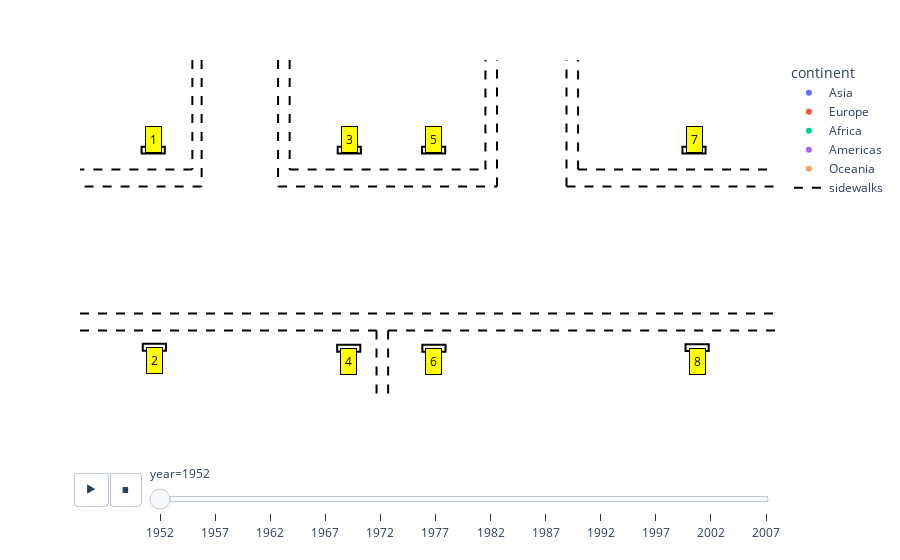

Source (notebook cell):
### Code cell
df = px.data.gapminder()
plt = px.scatter(df, x="gdpPercap", y="lifeExp", animation_frame="year", animation_group="country",
                 color="continent", hover_name="country",
                 range_x=[0, 15000], range_y=[5000,10000])

plt.update_layout({
    'autosize': True,
    'plot_bgcolor': 'rgba(255, 255, 255, 100)',  # Makes plot background transparent
    'paper_bgcolor': 'rgba(255, 255, 255, 100)', # Makes the entire figure background transparent
    'xaxis': {'showgrid': False},        # Hides the x-axis grid lines
    'yaxis': {'showgrid': False}         # Hides the y-axis grid lines
})
plt.update_xaxes(title_text='', showticklabels=False, visible=False)  # Hides the entire x-axis
plt.update_yaxes(title_text='', showticklabels=False, visible=False)  # Hides the entire y-axis


# Function to add a line to the Plotly figure
def add_sidewalk(fig, x0, y0, x1, y1, showlegend):
    fig.add_shape(type='line',
                  x0=x0, y0=y0, x1=x1, y1=y1,
                  line=dict(color='black', width=2, dash='dash'),
                  name='sidewalks',
                  legendgroup='sidewalks',  # this groups legend entries together
                  showlegend=showlegend)
    return fig


# Adding lines to the figure
for i, (key, v) in enumerate(sidewalks.items()):
    showlegend = True if i == 0 else False
    plt = add_sidewalk(plt, *v, showlegend=showlegend)


def draw_rectangle(fig, center, lx, ly, label):
    cx, cy = center
    x0 = cx - lx / 2
    y0 = cy - ly / 2
    x1 = x0 + lx
    y1 = y0 + ly
    
    # Add rectangle shape
    fig.add_shape(type="rect",
                  x0=x0, y0=y0, x1=x1, y1=y1,
                  line=dict(color="black", width=2),
                  fillcolor="rgba(0,0,0,0)",
                  name=str(label))
    
    # Determine text offset based on the y-coordinate
    dy = -200 if cy <= 8000 else 150
    
    # Add text annotation
    fig.add_annotation(x=cx, y=cy + dy, text=str(label),
                       showarrow=False,
                       bgcolor='yellow',
                       bordercolor='black',
                       borderpad=4,
                       font=dict(color='black'))

    return fig

for k, v in stations.items():
    plt = draw_rectangle(plt, v, 500, 100, k)

plt.show()

### Figure 1 — Plotly figure (JSON) as saved in the notebook; plotly's stock layout.template omitted (floating-point values rounded to 4 significant figures)
{"data": [{"hovertemplate": "<b>%{hovertext}</b><br><br>continent=Asia<br>year=1952<br>gdpPercap=%{x}<br>lifeExp=%{y}<extra></extra>", "hovertext": ["Afghanistan", "Bahrain", "Bangladesh", "Cambodia", "China", "Hong Kong, China", "India", "Indonesia", "Iran", "Iraq", "Israel", "Japan", "Jordan", "Korea, Dem. Rep.", "Korea, Rep.", "Kuwait", "Lebanon", "Malaysia", "Mongolia", "Myanmar", "Nepal", "Oman", "Pakistan", "Philippines", "Saudi Arabia", "Singapore", "Sri Lanka", "Syria", "Taiwan", "Thailand", "Vietnam", "West Bank and Gaza", "Yemen, Rep."], "ids": ["Afghanistan", "Bahrain", "Bangladesh", "Cambodia", "China", "Hong Kong, China", "India", "Indonesia", "Iran", "Iraq", "Israel", "Japan", "Jordan", "Korea, Dem. Rep.", "Korea, Rep.", "Kuwait", "Lebanon", "Malaysia", "Mongolia", "Myanmar", "Nepal", "Oman", "Pakistan", "Philippines", "Saudi Arabia", "Singapore", "Sri Lanka", "Syria", "Taiwan", "Thailand", "Vietnam", "West Bank and Gaza", "Yemen, Rep."], "legendgroup": "Asia", "marker": {"color": "#636efa", "symbol": "circle"}, "mode": "markers", "name": "Asia", "orientation": "v", "showlegend": true, "type": "scatter", "x": [779.4, 9867.0, 684.2, 368.5, 400.4, 3054.0, 546.6, 749.7, 3035.0, 4130.0, 4087.0, 3217.0, 1547.0, 1088.0, 1031.0, 108400.0, 4835.0, 1831.0, 786.6, 331, 545.9, 1828.0, 684.6, 1273.0, 6460.0, 2315.0, 1084.0, 1643.0, 1207.0, 757.8, 605.1, 1516.0, 781.7], "xaxis": "x", "y": [28.8, 50.94, 37.48, 39.42, 44, 60.96, 37.37, 37.47, 44.87, 45.32, 65.39, 63.03, 43.16, 50.06, 47.45, 55.56, 55.93, 48.46, 42.24, 36.32, 36.16, 37.58, 43.44, 47.75, 39.88, 60.4, 57.59, 45.88, 58.5, 50.85, 40.41, 43.16, 32.55], "yaxis": "y"}, {"hovertemplate": "<b>%{hovertext}</b><br><br>continent=Europe<br>year=1952<br>gdpPercap=%{x}<br>lifeExp=%{y}<extra></extra>", "hovertext": ["Albania", "Austria", "Belgium", "Bosnia and Herzegovina", "Bulgaria", "Croatia", "Czech Republic", "Denmark", "Finland", "France", "Germany", "Greece", "Hungary", "Iceland", "Ireland", "Italy", "Montenegro", "Netherlands", "Norway", "Poland", "Portugal", "Romania", "Serbia", "Slovak Republic", "Slovenia", "Spain", "Sweden", "Switzerland", "Turkey", "United Kingdom"], "ids": ["Albania", "Austria", "Belgium", "Bosnia and Herzegovina", "Bulgaria", "Croatia", "Czech Republic", "Denmark", "Finland", "France", "Germany", "Greece", "Hungary", "Iceland", "Ireland", "Italy", "Montenegro", "Netherlands", "Norway", "Poland", "Portugal", "Romania", "Serbia", "Slovak Republic", "Slovenia", "Spain", "Sweden", "Switzerland", "Turkey", "United Kingdom"], "legendgroup": "Europe", "marker": {"color": "#EF553B", "symbol": "circle"}, "mode": "markers", "name": "Europe", "orientation": "v", "showlegend": true, "type": "scatter", "x": [1601.0, 6137.0, 8343.0, 973.5, 2444.0, 3119.0, 6876.0, 9692.0, 6425.0, 7030.0, 7144.0, 3531.0, 5264.0, 7268.0, 5210.0, 4931.0, 2648.0, 8942.0, 10100.0, 4029.0, 3068.0, 3145.0, 3581.0, 5075.0, 4215.0, 3834.0, 8528.0, 14730.0, 1969.0, 9980.0], "xaxis": "x", "y": [55.23, 66.8, 68, 53.82, 59.6, 61.21, 66.87, 70.78, 66.55, 67.41, 67.5, 65.86, 64.03, 72.49, 66.91, 65.94, 59.16, 72.13, 72.67, 61.31, 59.82, 61.05, 58.0, 64.36, 65.57, 64.94, 71.86, 69.62, 43.59, 69.18], "yaxis": "y"}, {"hovertemplate": "<b>%{hovertext}</b><br><br>continent=Africa<br>year=1952<br>gdpPercap=%{x}<br>lifeExp=%{y}<extra></extra>", "hovertext": ["Algeria", "Angola", "Benin", "Botswana", "Burkina Faso", "Burundi", "Cameroon", "Central African Republic", "Chad", "Comoros", "Congo, Dem. Rep.", "Congo, Rep.", "Cote d'Ivoire", "Djibouti", "Egypt", "Equatorial Guinea", "Eritrea", "Ethiopia", "Gabon", "Gambia", "Ghana", "Guinea", "Guinea-Bissau", "Kenya", "Lesotho", "Liberia", "Libya", "Madagascar", "Malawi", "Mali", "Mauritania", "Mauritius", "Morocco", "Mozambique", "Namibia", "Niger", "Nigeria", "Reunion", "Rwanda", "Sao Tome and Principe", "Senegal", "Sierra Leone", "Somalia", "South Africa", "Sudan", "Swaziland", "Tanzania", "Togo", "Tunisia", "Uganda", "Zambia", "Zimbabwe"], "ids": ["Algeria", "Angola", "Benin", "Botswana", "Burkina Faso", "Burundi", "Cameroon", "Central African Republic", "Chad", "Comoros", "Congo, Dem. Rep.", "Congo, Rep.", "Cote d'Ivoire", "Djibouti", "Egypt", "Equatorial Guinea", "Eritrea", "Ethiopia", "Gabon", "Gambia", "Ghana", "Guinea", "Guinea-Bissau", "Kenya", "Lesotho", "Liberia", "Libya", "Madagascar", "Malawi", "Mali", "Mauritania", "Mauritius", "Morocco", "Mozambique", "Namibia", "Niger", "Nigeria", "Reunion", "Rwanda", "Sao Tome and Principe", "Senegal", "Sierra Leone", "Somalia", "South Africa", "Sudan", "Swaziland", "Tanzania", "Togo", "Tunisia", "Uganda", "Zambia", "Zimbabwe"], "legendgroup": "Africa", "marker": {"color": "#00cc96", "symbol": "circle"}, "mode": "markers", "name": "Africa", "orientation": "v", "showlegend": true, "type": "scatter", "x": [2449.0, 3521.0, 1063.0, 851.2, 543.3, 339.3, 1173.0, 1071.0, 1179.0, 1103.0, 780.5, 2126.0, 1389.0, 2670.0, 1419.0, 375.6, 328.9, 362.1, 4293.0, 485.2, 911.3, 510.2, 299.9, 853.5, 298.8, 575.6, 2388.0, 1443.0, 369.2, 452.3, 743.1, 1968.0, 1688.0, 468.5, 2424.0, 761.9, 1077.0, 2719.0, 493.3, 879.6, 1450.0, 879.8, 1136.0, 4725.0, 1616.0, 1148.0, 716.7, 859.8, 1468.0, 734.8, 1147.0, 406.9], "xaxis": "x", "y": [43.08, 30.02, 38.22, 47.62, 31.98, 39.03, 38.52, 35.46, 38.09, 40.72, 39.14, 42.11, 40.48, 34.81, 41.89, 34.48, 35.93, 34.08, 37.0, 30, 43.15, 33.61, 32.5, 42.27, 42.14, 38.48, 42.72, 36.68, 36.26, 33.69, 40.54, 50.99, 42.87, 31.29, 41.73, 37.44, 36.32, 52.72, 40, 46.47, 37.28, 30.33, 32.98, 45.01, 38.63, 41.41, 41.22, 38.6, 44.6, 39.98, 42.04, 48.45], "yaxis": "y"}, {"hovertemplate": "<b>%{hovertext}</b><br><br>continent=Americas<br>year=1952<br>gdpPercap=%{x}<br>lifeExp=%{y}<extra></extra>", "hovertext": ["Argentina", "Bolivia", "Brazil", "Canada", "Chile", "Colombia", "Costa Rica", "Cuba", "Dominican Republic", "Ecuador", "El Salvador", "Guatemala", "Haiti", "Honduras", "Jamaica", "Mexico", "Nicaragua", "Panama", "Paraguay", "Peru", "Puerto Rico", "Trinidad and Tobago", "United States", "Uruguay", "Venezuela"], "ids": ["Argentina", "Bolivia", "Brazil", "Canada", "Chile", "Colombia", "Costa Rica", "Cuba", "Dominican Republic", "Ecuador", "El Salvador", "Guatemala", "Haiti", "Honduras", "Jamaica", "Mexico", "Nicaragua", "Panama", "Paraguay", "Peru", "Puerto Rico", "Trinidad and Tobago", "United States", "Uruguay", "Venezuela"], "legendgroup": "Americas", "marker": {"color": "#ab63fa", "symbol": "circle"}, "mode": "markers", "name": "Americas", "orientation": "v", "showlegend": true, "type": "scatter", "x": [5911.0, 2677.0, 2109.0, 11370.0, 3940.0, 2144.0, 2627.0, 5587.0, 1398.0, 3522.0, 3048.0, 2428.0, 1840.0, 2195.0, 2899.0, 3478.0, 3112.0, 2480.0, 1952.0, 3759.0, 3082.0, 3023.0, 13990.0, 5717.0, 7690.0], "xaxis": "x", "y": [62.48, 40.41, 50.92, 68.75, 54.74, 50.64, 57.21, 59.42, 45.93, 48.36, 45.26, 42.02, 37.58, 41.91, 58.53, 50.79, 42.31, 55.19, 62.65, 43.9, 64.28, 59.1, 68.44, 66.07, 55.09], "yaxis": "y"}, {"hovertemplate": "<b>%{hovertext}</b><br><br>continent=Oceania<br>year=1952<br>gdpPercap=%{x}<br>lifeExp=%{y}<extra></extra>", "hovertext": ["Australia", "New Zealand"], "ids": ["Australia", "New Zealand"], "legendgroup": "Oceania", "marker": {"color": "#FFA15A", "symbol": "circle"}, "mode": "markers", "name": "Oceania", "orientation": "v", "showlegend": true, "type": "scatter", "x": [10040.0, 10560.0], "xaxis": "x", "y": [69.12, 69.39], "yaxis": "y"}], "layout": {"annotations": [{"bgcolor": "yellow", "bordercolor": "black", "borderpad": 4, "font": {"color": "black"}, "showarrow": false, "text": "1", "x": 1580, "y": 8833}, {"bgcolor": "yellow", "bordercolor": "black", "borderpad": 4, "font": {"color": "black"}, "showarrow": false, "text": "2", "x": 1605, "y": 5600}, {"bgcolor": "yellow", "bordercolor": "black", "borderpad": 4, "font": {"color": "black"}, "showarrow": false, "text": "3", "x": 5812, "y": 8833}, {"bgcolor": "yellow", "bordercolor": "black", "borderpad": 4, "font": {"color": "black"}, "showarrow": false, "text": "4", "x": 5800, "y": 5586}, {"bgcolor": "yellow", "bordercolor": "black", "borderpad": 4, "font": {"color": "black"}, "showarrow": false, "text": "5", "x": 7632, "y": 8833}, {"bgcolor": "yellow", "bordercolor": "black", "borderpad": 4, "font": {"color": "black"}, "showarrow": false, "text": "6", "x": 7639, "y": 5586}, {"bgcolor": "yellow", "bordercolor": "black", "borderpad": 4, "font": {"color": "black"}, "showarrow": false, "text": "7", "x": 13252, "y": 8833}, {"bgcolor": "yellow", "bordercolor": "black", "borderpad": 4, "font": {"color": "black"}, "showarrow": false, "text": "8", "x": 13319, "y": 5596}], "autosize": true, "legend": {"title": {"text": "continent"}, "tracegroupgap": 0}, "margin": {"t": 60}, "paper_bgcolor": "rgba(255, 255, 255, 100)", "plot_bgcolor": "rgba(255, 255, 255, 100)", "shapes": [{"legendgroup": "sidewalks", "line": {"color": "black", "dash": "dash", "width": 2}, "name": "sidewalks", "showlegend": true, "type": "line", "x0": 2625, "x1": 2625, "y0": 15000, "y1": 8150}, {"legendgroup": "sidewalks", "line": {"color": "black", "dash": "dash", "width": 2}, "name": "sidewalks", "showlegend": false, "type": "line", "x0": 2425, "x1": 2425, "y0": 15000, "y1": 8400}, {"legendgroup": "sidewalks", "line": {"color": "black", "dash": "dash", "width": 2}, "name": "sidewalks", "showlegend": false, "type": "line", "x0": 2625, "x1": 0, "y0": 8150, "y1": 8150}, {"legendgroup": "sidewalks", "line": {"color": "black", "dash": "dash", "width": 2}, "name": "sidewalks", "showlegend": false, "type": "line", "x0": 2425, "x1": 0, "y0": 8400, "y1": 8400}, {"legendgroup": "sidewalks", "line": {"color": "black", "dash": "dash", "width": 2}, "name": "sidewalks", "showlegend": false, "type": "line", "x0": 0, "x1": 16000, "y0": 6295, "y1": 6295}, {"legendgroup": "sidewalks", "line": {"color": "black", "dash": "dash", "width": 2}, "name": "sidewalks", "showlegend": false, "type": "line", "x0": 0, "x1": 6400, "y0": 6045, "y1": 6045}, {"legendgroup": "sidewalks", "line": {"color": "black", "dash": "dash", "width": 2}, "name": "sidewalks", "showlegend": false, "type": "line", "x0": 6400, "x1": 6400, "y0": 6045, "y1": 4000}, {"legendgroup": "sidewalks", "line": {"color": "black", "dash": "dash", "width": 2}, "name": "sidewalks", "showlegend": false, "type": "line", "x0": 6650, "x1": 6650, "y0": 6045, "y1": 4000}, {"legendgroup": "sidewalks", "line": {"color": "black", "dash": "dash", "width": 2}, "name": "sidewalks", "showlegend": false, "type": "line", "x0": 6650, "x1": 16000, "y0": 6045, "y1": 6045}, {"legendgroup": "sidewalks", "line": {"color": "black", "dash": "dash", "width": 2}, "name": "sidewalks", "showlegend": false, "type": "line", "x0": 4275, "x1": 9000, "y0": 8150, "y1": 8150}, {"legendgroup": "sidewalks", "line": {"color": "black", "dash": "dash", "width": 2}, "name": "sidewalks", "showlegend": false, "type": "line", "x0": 4525, "x1": 8750, "y0": 8400, "y1": 8400}, {"legendgroup": "sidewalks", "line": {"color": "black", "dash": "dash", "width": 2}, "name": "sidewalks", "showlegend": false, "type": "line", "x0": 4525, "x1": 4525, "y0": 15000, "y1": 8400}, {"legendgroup": "sidewalks", "line": {"color": "black", "dash": "dash", "width": 2}, "name": "sidewalks", "showlegend": false, "type": "line", "x0": 4275, "x1": 4275, "y0": 15000, "y1": 8150}, {"legendgroup": "sidewalks", "line": {"color": "black", "dash": "dash", "width": 2}, "name": "sidewalks", "showlegend": false, "type": "line", "x0": 8750, "x1": 8750, "y0": 8400, "y1": 15000}, {"legendgroup": "sidewalks", "line": {"color": "black", "dash": "dash", "width": 2}, "name": "sidewalks", "showlegend": false, "type": "line", "x0": 9000, "x1": 9000, "y0": 8150, "y1": 15000}, {"legendgroup": "sidewalks", "line": {"color": "black", "dash": "dash", "width": 2}, "name": "sidewalks", "showlegend": false, "type": "line", "x0": 10500, "x1": 10500, "y0": 8150, "y1": 15000}, {"legendgroup": "sidewalks", "line": {"color": "black", "dash": "dash", "width": 2}, "name": "sidewalks", "showlegend": false, "type": "line", "x0": 10750, "x1": 10750, "y0": 8400, "y1": 15000}, {"legendgroup": "sidewalks", "line": {"color": "black", "dash": "dash", "width": 2}, "name": "sidewalks", "showlegend": false, "type": "line", "x0": 10750, "x1": 16000, "y0": 8400, "y1": 8400}, {"legendgroup": "sidewalks", "line": {"color": "black", "dash": "dash", "width": 2}, "name": "sidewalks", "showlegend": false, "type": "line", "x0": 10500, "x1": 16000, "y0": 8150, "y1": 8150}, {"fillcolor": "rgba(0,0,0,0)", "line": {"color": "black", "width": 2}, "name": "1", "type": "rect", "x0": 1330, "x1": 1830, "y0": 8633, "y1": 8733}, {"fillcolor": "rgba(0,0,0,0)", "line": {"color": "black", "width": 2}, "name": "2", "type": "rect", "x0": 1355, "x1": 1855, "y0": 5750, "y1": 5850}, {"fillcolor": "rgba(0,0,0,0)", "line": {"color": "black", "width": 2}, "name": "3", "type": "rect", "x0": 5562, "x1": 6062, "y0": 8633, "y1": 8733}, {"fillcolor": "rgba(0,0,0,0)", "line": {"color": "black", "width": 2}, "name": "4", "type": "rect", "x0": 5550, "x1": 6050, "y0": 5736, "y1": 5836}, {"fillcolor": "rgba(0,0,0,0)", "line": {"color": "black", "width": 2}, "name": "5", "type": "rect", "x0": 7382, "x1": 7882, "y0": 8633, "y1": 8733}, {"fillcolor": "rgba(0,0,0,0)", "line": {"color": "black", "width": 2}, "name": "6", "type": "rect", "x0": 7389, "x1": 7889, "y0": 5736, "y1": 5836}, {"fillcolor": "rgba(0,0,0,0)", "line": {"color": "black", "width": 2}, "name": "7", "type": "rect", "x0": 13002, "x1": 13502, "y0": 8633, "y1": 8733}, {"fillcolor": "rgba(0,0,0,0)", "line": {"color": "black", "width": 2}, "name": "8", "type": "rect", "x0": 13069, "x1": 13569, "y0": 5746, "y1": 5846}], "sliders": [{"active": 0, "currentvalue": {"prefix": "year="}, "len": 0.9, "pad": {"b": 10, "t": 60}, "steps": [{"args": [["1952"], {"frame": {"duration": 0, "redraw": false}, "fromcurrent": true, "mode": "immediate", "transition": {"duration": 0, "easing": "linear"}}], "label": "1952", "method": "animate"}, {"args": [["1957"], {"frame": {"duration": 0, "redraw": false}, "fromcurrent": true, "mode": "immediate", "transition": {"duration": 0, "easing": "linear"}}], "label": "1957", "method": "animate"}, {"args": [["1962"], {"frame": {"duration": 0, "redraw": false}, "fromcurrent": true, "mode": "immediate", "transition": {"duration": 0, "easing": "linear"}}], "label": "1962", "method": "animate"}, {"args": [["1967"], {"frame": {"duration": 0, "redraw": false}, "fromcurrent": true, "mode": "immediate", "transition": {"duration": 0, "easing": "linear"}}], "label": "1967", "method": "animate"}, {"args": [["1972"], {"frame": {"duration": 0, "redraw": false}, "fromcurrent": true, "mode": "immediate", "transition": {"duration": 0, "easing": "linear"}}], "label": "1972", "method": "animate"}, {"args": [["1977"], {"frame": {"duration": 0, "redraw": false}, "fromcurrent": true, "mode": "immediate", "transition": {"duration": 0, "easing": "linear"}}], "label": "1977", "method": "animate"}, {"args": [["1982"], {"frame": {"duration": 0, "redraw": false}, "fromcurrent": true, "mode": "immediate", "transition": {"duration": 0, "easing": "linear"}}], "label": "1982", "method": "animate"}, {"args": [["1987"], {"frame": {"duration": 0, "redraw": false}, "fromcurrent": true, "mode": "immediate", "transition": {"duration": 0, "easing": "linear"}}], "label": "1987", "method": "animate"}, {"args": [["1992"], {"frame": {"duration": 0, "redraw": false}, "fromcurrent": true, "mode": "immediate", "transition": {"duration": 0, "easing": "linear"}}], "label": "1992", "method": "animate"}, {"args": [["1997"], {"frame": {"duration": 0, "redraw": false}, "fromcurrent": true, "mode": "immediate", "transition": {"duration": 0, "easing": "linear"}}], "label": "1997", "method": "animate"}, {"args": [["2002"], {"frame": {"duration": 0, "redraw": false}, "fromcurrent": true, "mode": "immediate", "transition": {"duration": 0, "easing": "linear"}}], "label": "2002", "method": "animate"}, {"args": [["2007"], {"frame": {"duration": 0, "redraw": false}, "fromcurrent": true, "mode": "immediate", "transition": {"duration": 0, "easing": "linear"}}], "label": "2007", "method": "animate"}], "x": 0.1, "xanchor": "left", "y": 0, "yanchor": "top"}], "updatemenus": [{"buttons": [{"args": [null, {"frame": {"duration": 500, "redraw": false}, "fromcurrent": true, "mode": "immediate", "transition": {"duration": 500, "easing": "linear"}}], "label": "&#9654;", "method": "animate"}, {"args": [[null], {"frame": {"duration": 0, "redraw": false}, "fromcurrent": true, "mode": "immediate", "transition": {"duration": 0, "easing": "linear"}}], "label": "&#9724;", "method": "animate"}], "direction": "left", "pad": {"r": 10, "t": 70}, "showactive": false, "type": "buttons", "x": 0.1, "xanchor": "right", "y": 0, "yanchor": "top"}], "xaxis": {"anchor": "y", "domain": [0, 1], "range": [0, 15000], "showgrid": false, "showticklabels": false, "title": {"text": ""}, "visible": false}, "yaxis": {"anchor": "x", "domain": [0, 1], "range": [5000, 10000], "showgrid": false, "showticklabels": false, "title": {"text": ""}, "visible": false}}}
